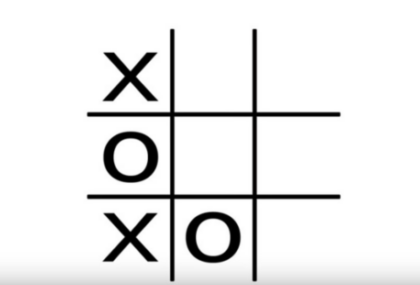
#> input picture Image Processing/1208/test02.png, 420 x 285 px
$ python ex05.py
#> lines starting #> are read from the running program, lines starting #| are printed output that depends on the picture; after the words box and inside, x2 and y2 are one past the last pixel; in counts of white or black regions, pixels touching at a corner belong together
import numpy as np
import matplotlib.pyplot as plt
import cv2

# 그리그 위한 함수
def drawhoughLinesOnImage(image, hooughLine):
    for line in hooughLine:
        for rho, theta in line:
            a = np.cos(theta)
            b = np.sin(theta)
            x0 = a*rho
            y0 = b*rho
            x1 = int(x0 + 1000 * (-b))
            y1 = int(y0 + 1000 * (a))
            x2 = int(x0 - 1000 * (-b))
            y2 = int(y0 - 1000 * (a))

        cv2.line(image, (x1, y1), (x2, y2), (0, 255, 0), 2)


def draw_circle(img, circle):
    for co, i, in enumerate(circle[0, :], start=1):
        cv2.circle(img, (i[0], i[1]), i[2], (255, 0, 255), 3)


# Differnet weights are added to the image to give a feeling of blending
# 1.0 == 1. 같은 의미

def blend_images(image, final_image, alpha=0.7, beta=1., gamma=0.):
    return cv2.addWeighted(final_image, alpha, image, beta, gamma)


# 1. 이미지 불러오기
image = cv2.imread('test02.png')
#> image is the input picture: shape (285, 420, 3); mean B, G, R 234.9, 234.9, 234.9

# 2. grayscale
gray_image = cv2.cvtColor(image, cv2.COLOR_RGB2GRAY)

# 3. 가우시안 블러 적용
blurredImage = cv2.GaussianBlur(gray_image, (5, 5), 0)
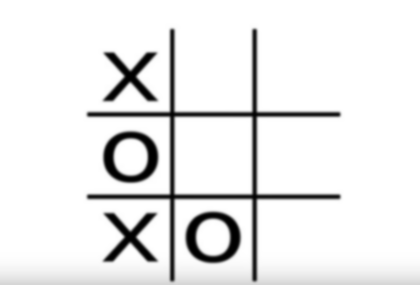
#> blurredImage: shape (285, 420); min 0, max 255, mean 234.9
edgeImage = cv2.Canny(blurredImage, 50, 120)
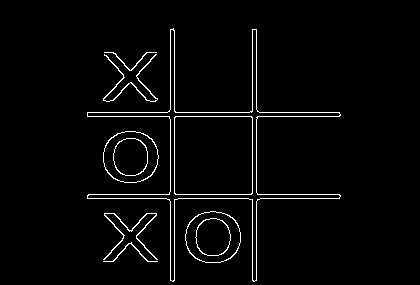
#> edgeImage: shape (285, 420); 2.8% white in thin lines or dots, all inside (x1, y1, x2, y2) = (87, 28, 341, 282)
# cv2.imshow('ee', edgeImage)
# cv2.waitKey(0)

# 4 Detect points that form a line
dis_reso = 1  # Distance resolution in pixels of the Hough grid
theta = np.pi / 180
threshold = 170

houghLine = cv2.HoughLines(edgeImage, dis_reso, theta, threshold)
#> houghLine = [[116, 1.57], [252, 0], [194, 1.57], [174, 0], [112, 1.57], [256, 0], [170, 0], [198, 1.57]]
# print('bug 01', houghLine)
circles = cv2.HoughCircles(
    blurredImage, method=cv2.HOUGH_GRADIENT, dp=0.7, minDist=12,
    param1=70, param2=80)
#> circles = None

# 5 Create and empty image
houghImage = np.zeros_like(image)

drawhoughLinesOnImage(houghImage, houghLine)
#> the loop in drawhoughLinesOnImage, `for line in hooughLine:` made 8 passes
#> after the loop in drawhoughLinesOnImage, `for line in hooughLine:`:
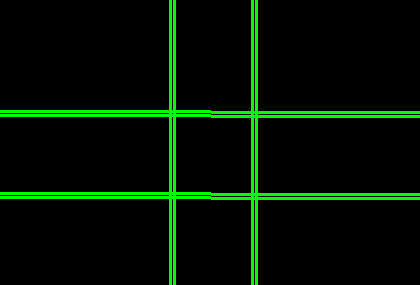
#> image: shape (285, 420, 3); mean of channels 0, 1, 2 0, 17.7, 0; drawn as B, G, R
#> (the run stopped early here; a loop or call above may not have finished)
